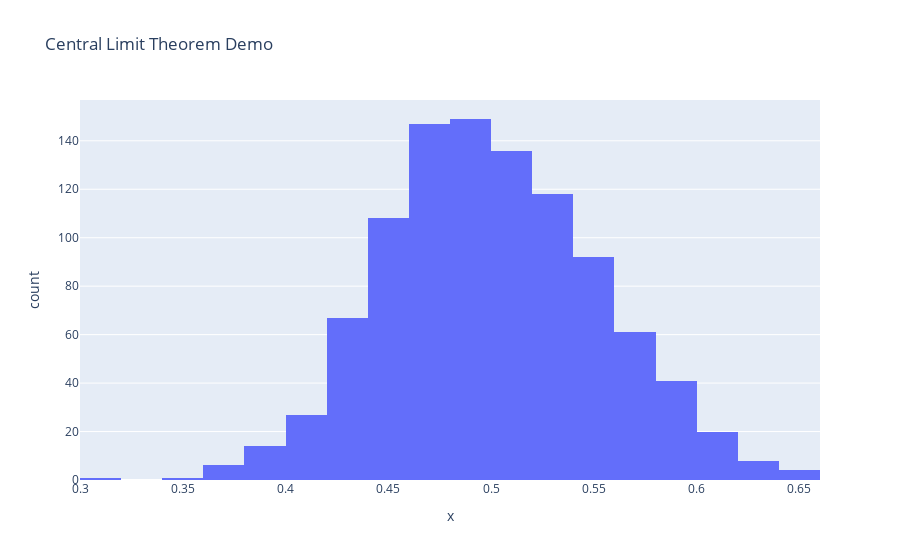

The code cell stored with this chart in its notebook:
### Markdown cell above
## Inferential statistics

### Code cell
#Exploring the central limit theorem in Python
# Samples of the uniform distribution will average out to a normal distribution.
import random
import plotly.express as px
sample_size = 31
sample_count = 1000
# Central limit theorem, 1000 samples each with 31 random numbers between 0.0 and 1.0
x_values = [
    sum([random.uniform(0.0, 1.0) for _ in range(sample_size)]) / sample_size
    for _ in range(sample_count)
]


px.histogram(x=x_values, nbins=20, title="Central Limit Theorem Demo").show()

### Figure 1 — Plotly figure (JSON) as saved in the notebook; plotly's stock layout.template omitted (floating-point values rounded to 4 significant figures; data arrays with more than 128 entries replaced by an {"elided": "..."} marker saying what was removed)
{"data": [{"bingroup": "x", "hovertemplate": "x=%{x}<br>count=%{y}<extra></extra>", "legendgroup": "", "marker": {"color": "#636efa", "pattern": {"shape": ""}}, "name": "", "nbinsx": 20, "orientation": "v", "showlegend": false, "type": "histogram", "x": {"elided": "1000 float values"}, "xaxis": "x", "yaxis": "y"}], "layout": {"barmode": "relative", "legend": {"tracegroupgap": 0}, "title": {"text": "Central Limit Theorem Demo"}, "xaxis": {"anchor": "y", "domain": [0, 1], "title": {"text": "x"}}, "yaxis": {"anchor": "x", "domain": [0, 1], "title": {"text": "count"}}}}
